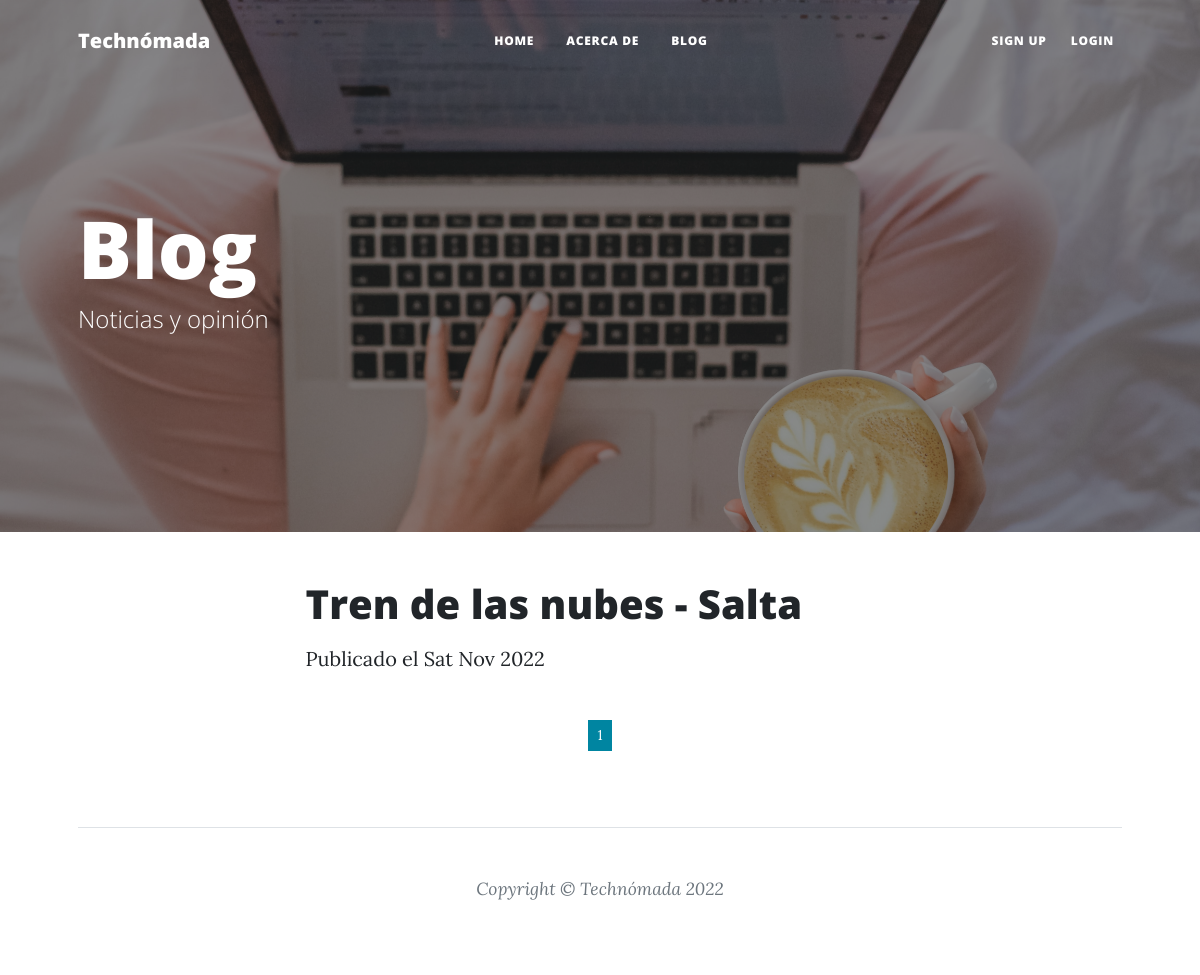
/post_list/, run on an earlier commit of the app's database.
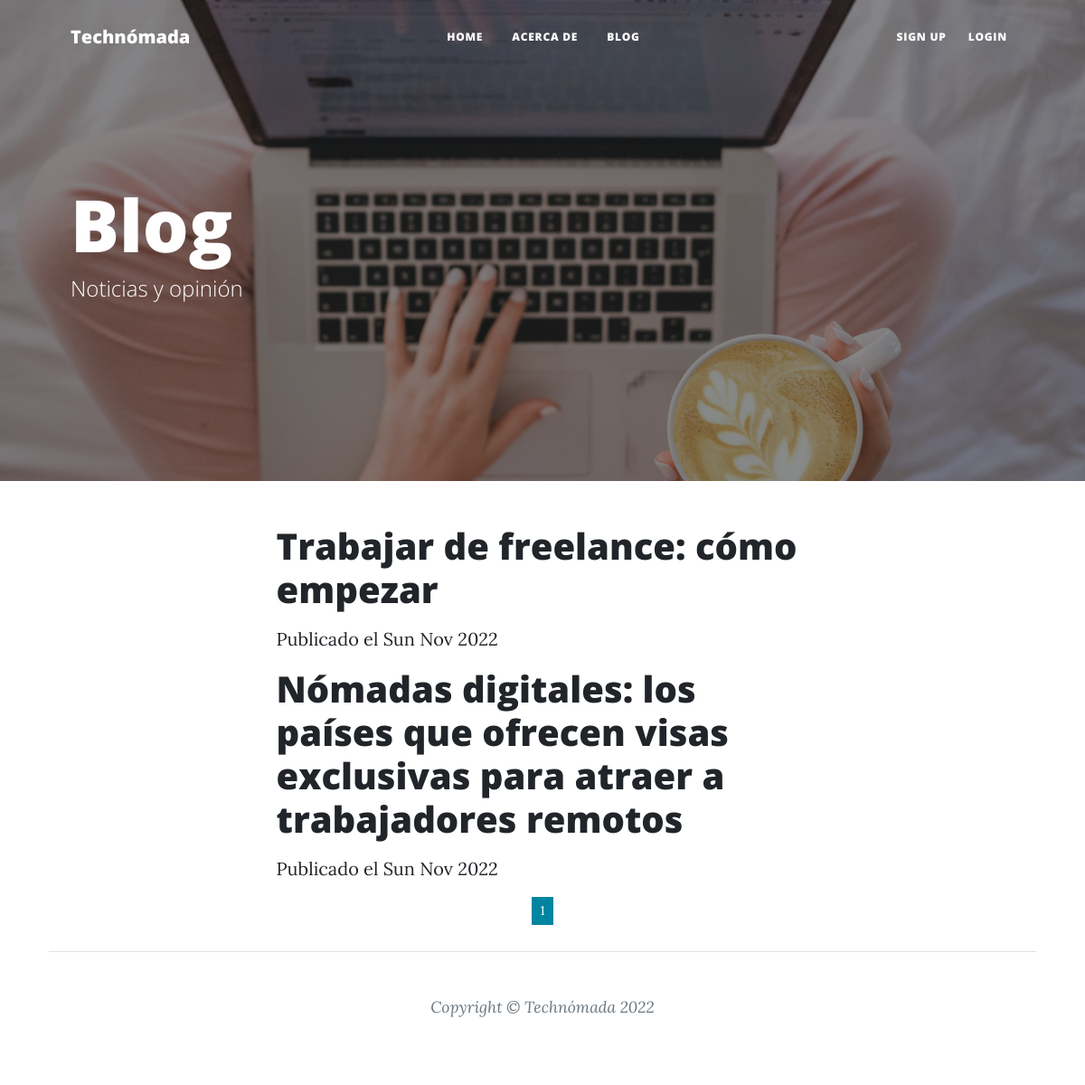
And on a later commit of the database.
### blog/models.py (models this page shows, shortened)
class Post(models.Model):
    titulo = models.CharField(max_length=100)
    imagen_portada = models.ImageField(default='default.jpg', upload_to='images/', null=True, blank=True)
    contenido = RichTextField()
    fecha_creacion = models.DateTimeField(default=timezone.now)
    fecha_publicacion = models.DateTimeField(blank=True, null=True)
    autor = models.ForeignKey('auth.User', on_delete=models.CASCADE)
    avatar = models.ImageField(default='default.jpg', upload_to='avatars/', null=True)

### blog/views.py (the view)
# urls.py: path('post_list/', views.PostListView.as_view(), name='post_list'),
class PostListView(ListView):
    model = Post
    def get_queryset(self):
        return Post.objects.filter(fecha_publicacion__lte=timezone.now()).order_by('-fecha_publicacion')

### templates/blog/post_list.html
{% extends "blog/base.html" %}
{% load static %}
{% block content %}
        <header class="masthead" style="background-image: url({% static 'assets/img/chica_notebook.jpg' %})">
            <div class="container position-relative px-4 px-lg-5">
                <div class="row gx-4 gx-lg-5 text-align-left">
                    <div class="col-md-10 col-lg-8 col-xl-7">
                        <div class="page-heading">
                            <h1 class="text-md-left">Blog</h1>
                            <span class="subheading">Noticias y opinión</span>
                        </div>
                    </div>
                </div>
            </div>
        </header>
        <main class="mb-4">
            <div class="container px-4 px-lg-5">
                <div class="row gx-4 gx-lg-5 justify-content-center">
                    <div class="col-md-10 col-lg-8 col-xl-7">
                        <div class="centerstage">
                            {% for post in  post_list %}
                                <div class="post">
                                    <h1><a href="{% url 'post_detail' pk=post.pk %}">{{ post.titulo }} {{ post.image }}</a></h1>
                                    <div class="date">
                                    <p>Publicado el {{ post.fecha_publicacion|date:"D M Y" }}</p>
                                </div>
                            {% endfor %}
                        </div>
                    </div>
                </div>
            </div>
    <br>
    <nav aria-label="Main">
        <ul class="pagination pagination-sm justify-content-center">
          <li class="page-item active" aria-current="page">
            <span class="page-link">1</span>
          </li>
        </ul>
    </nav>
    <br>
    <br>
{% endblock content %}

### templates/blog/base.html (shortened to what this page needs)
{% load static %}
<!DOCTYPE html>
<html lang="en">
    <head>
        <link rel="stylesheet" href="{% static 'css/styles.css' %}">
    </head>
    <body>
        <nav class="navbar navbar-expand-lg navbar-light" id="mainNav">
            <div class="container px-4 px-lg-5">
                <a class="navbar-brand" href="{% url 'home' %}">Technómada</a>
                <div class="collapse navbar-collapse" id="navbarResponsive">
                    <ul class="navbar-nav ms-auto py-5 py-lg-0">
                        <li class="nav-item"><a class="nav-link px-lg-3 py-3 py-lg-4" href="{% url 'home' %}">Home</a></li>
                        <li class="nav-item"><a class="nav-link px-lg-3 py-3 py-lg-4" href="{% url 'about' %}">Acerca de</a></li>
                        <li class="nav-item"><a class="nav-link px-lg-3 py-3 py-lg-4" href="{% url 'post_list' %}">Blog</a></li>
                    </ul>
                </div>
                <div class="collapse navbar-collapse" id="navbarResponsive">
                    <ul class="navbar-nav ms-auto py-4 py-lg-0">
                        {% if user.is_authenticated %}
                            <li class="nav-item">
                                <a class="nav-link px-lg-3 py-3 py-lg-4" href="{% url 'post_new' %}">Artículo nuevo</a>
                            </li>
                            <li class="nav-item">
                                <a class="nav-link px-lg-3 py-3 py-lg-4" href="{% url 'post_draft_list' %}">Borradores</a>
                            </li>
                            <li class="nav-item"><a class="nav-link px-lg-3 py-3 py-lg-4" href="{% url 'edit_profile' %}">Editar perfil</a></li>
                            <li class="nav-item"><a class="nav-link px-lg-3 py-3 py-lg-4" href="{% url 'logout' %}">Log out</a></li>
                            <li class="nav-item">
                                <a class="nav-link px-lg-3 py-3 py-lg-4">Hola: {{ user.username }}</a>
                            </li>
                        {% else %}
                            <li class="nav-item">
                                <a class="nav-link px-lg-3 py-3 py-lg-4" href="{% url 'signup' %}">Sign Up</a>
                            </li>
                            <li class="nav-item">
                                <a type="button" class="nav-link px-lg-2 py-2 py-lg-4" href="{% url 'login' %}">Login</a>
                            </li>
                        {% endif %}
                    </ul>
                </div>
            </div>
        </nav>
    {% block content %}{% endblock content %}
        <footer class="border-top">
            <div class="container px-4 px-lg-5">
                <div class="row gx-4 gx-lg-5 justify-content-center">
                        <div class="small text-center text-muted fst-italic">Copyright &copy; Technómada 2022</div>
                    </div>
                </div>
            </div>
    </body>
</html>

What changed in the data, as far as the page shows it:
removed Post: titulo "Tren de las nubes - Salta", fecha_publicacion "Sat Nov 2022"
added Post: titulo "Trabajar de freelance: cómo empezar", fecha_publicacion "Sun Nov 2022"
added Post: titulo "Nómadas digitales: los países que ofrecen visas exclusivas para atraer a trabajadores remotos", fecha_publicacion "Sun Nov 2022"
